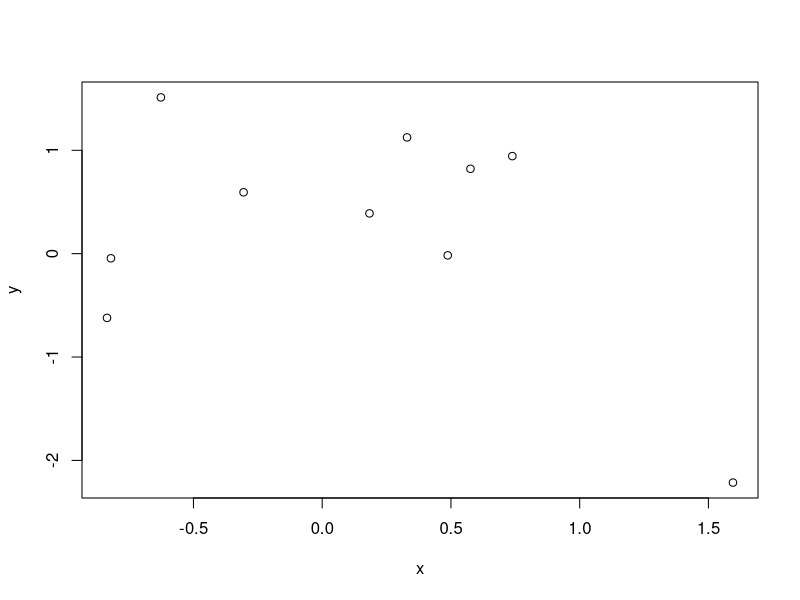
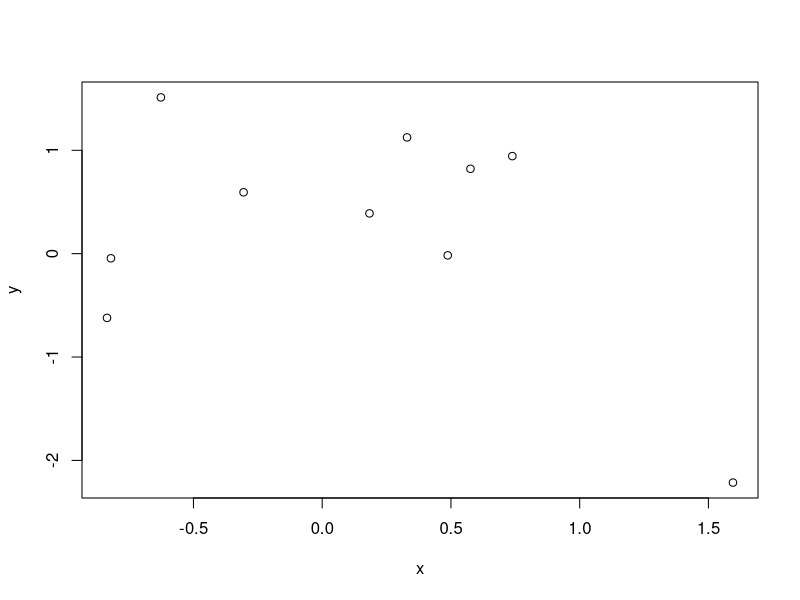

Recreate these plots in R, in order.
## ---- chunk 1
set.seed(1)
x = rnorm(10)
y = rnorm(10)
## ---- chunk 2
plot(x,y)
## ---- chunk 3
set.seed(1)
x = rnorm(10)
y = rnorm(10)
## ---- chunk 4
plot(x,y)
